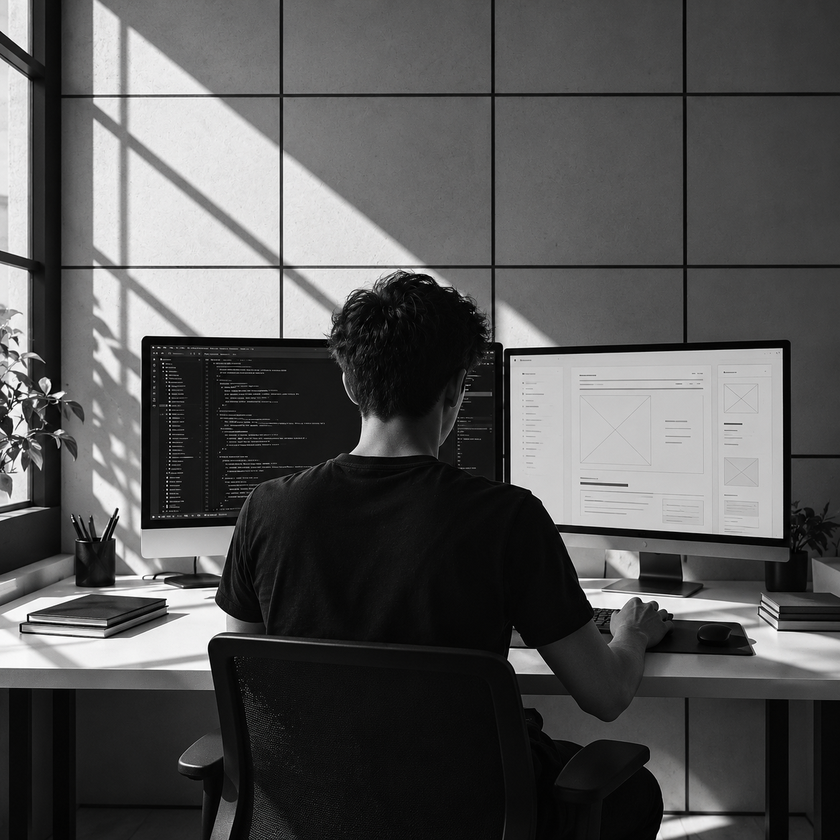
#> input picture developer-illustration.png, 840 x 840 px, shrunk from 1254 x 1254 before the run
$ python prep_photo.py ../developer-illustration.png
#> lines starting #> are read from the running program, lines starting #| are printed output that depends on the picture

from pathlib import Path
import sys
import cv2
import numpy as np
from PIL import Image

def main():
    if len(sys.argv) < 2:
        raise SystemExit("Usage: python scripts/prep_photo.py image.jpeg")

    source = Path(sys.argv[1])

    if not source.exists():
        raise SystemExit(f"Image not found: {source.resolve()}")

    image = Image.open(source).convert("RGB")
#> image is the input picture: PIL image 840x840 RGB; mean R, G, B 85.9, 85.7, 85.6
    gray = cv2.cvtColor(np.array(image), cv2.COLOR_RGB2GRAY)
    gray = cv2.createCLAHE(
        clipLimit=2.0,
        tileGridSize=(8, 8)
    ).apply(gray)
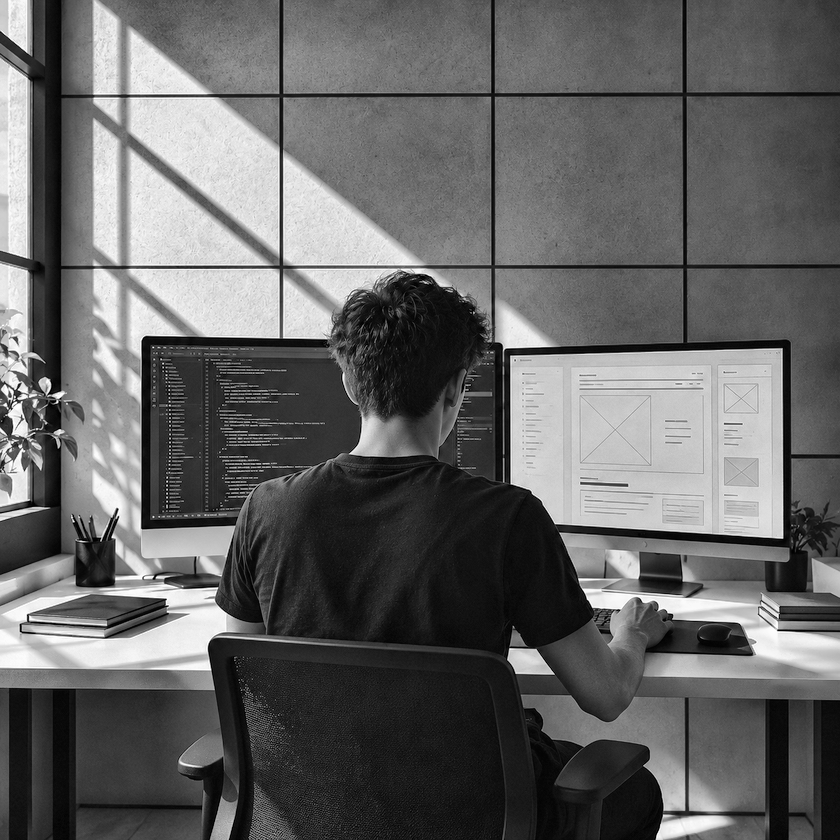
#> gray: shape (840, 840); min 0, max 255, mean 100.6

    Image.fromarray(gray).save("source-prepped.png")
    print("Created source-prepped.png successfully")

if __name__ == "__main__":
    main()
